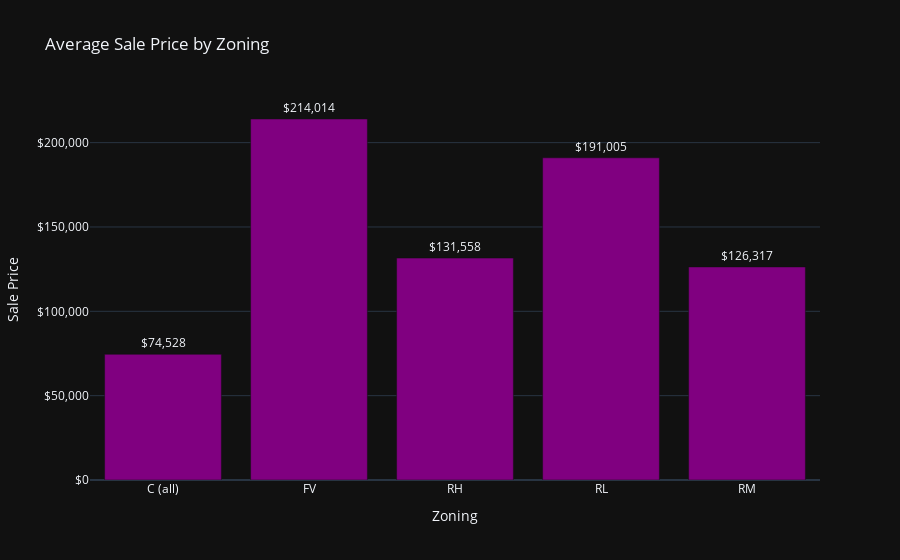

Notebook source saved alongside this figure:
### Code cell
# 2. Zoning impact on sale price
zoning_prices = df.groupby('MSZoning')['SalePrice'].mean()
fig3 = px.bar(x=zoning_prices.index, y=zoning_prices.values, title='Average Sale Price by Zoning',
              color_discrete_sequence=['purple', 'green'], text=zoning_prices.values,
              template='plotly_dark')

fig3.update_traces(texttemplate='$%{text:,.0f}', textposition='outside')
fig3.update_yaxes(title='Sale Price', tickprefix='$', tickformat=',')
fig3.update_xaxes(title='Zoning')
fig3.update_layout(uniformtext_minsize=8, uniformtext_mode='hide')

fig3.show()

### Figure 1 — Plotly figure (JSON) as saved in the notebook; plotly's stock layout.template omitted (floating-point values rounded to 4 significant figures)
{"data": [{"hovertemplate": "x=%{x}<br>y=%{y}<br>text=%{text}<extra></extra>", "legendgroup": "", "marker": {"color": "purple", "pattern": {"shape": ""}}, "name": "", "orientation": "v", "showlegend": false, "text": [74530.0, 214000.0, 131600.0, 191000.0, 126300.0], "textposition": "outside", "texttemplate": "$%{text:,.0f}", "type": "bar", "x": ["C (all)", "FV", "RH", "RL", "RM"], "xaxis": "x", "y": [74530.0, 214000.0, 131600.0, 191000.0, 126300.0], "yaxis": "y"}], "layout": {"barmode": "relative", "legend": {"tracegroupgap": 0}, "title": {"text": "Average Sale Price by Zoning"}, "uniformtext": {"minsize": 8, "mode": "hide"}, "xaxis": {"anchor": "y", "domain": [0, 1], "title": {"text": "Zoning"}}, "yaxis": {"anchor": "x", "domain": [0, 1], "tickformat": ",", "tickprefix": "$", "title": {"text": "Sale Price"}}}}
